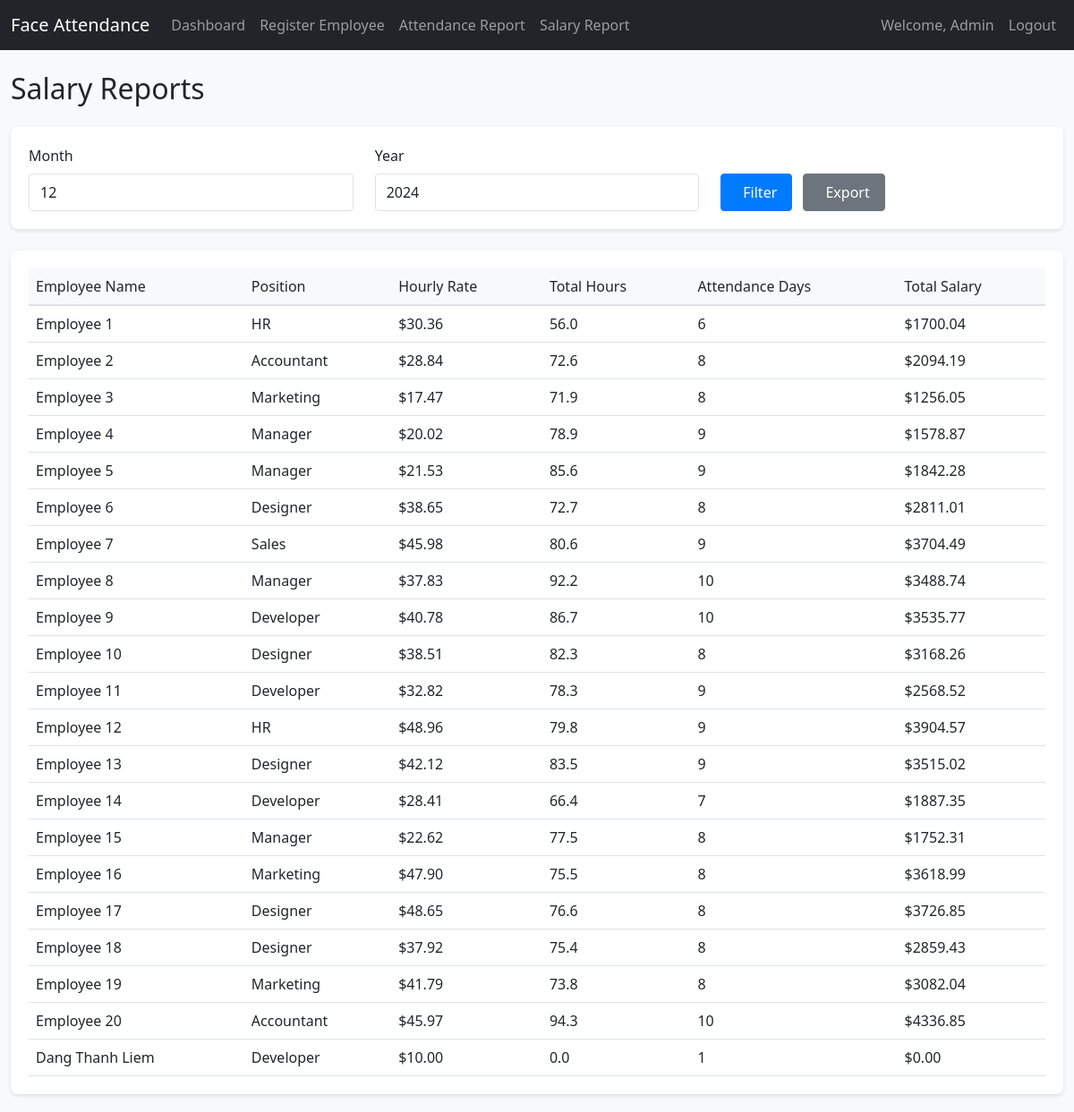
Screenshot of /admin/salary-report (signed in) with the database file from the repository.
### app/models.py (models this page shows, shortened)
class User(UserMixin, db.Model):
    id = db.Column(db.Integer, primary_key=True)
    username = db.Column(db.String(64), unique=True, nullable=False)
    email = db.Column(db.String(120), unique=True, nullable=False)
    password_hash = db.Column(db.String(128))
    name = db.Column(db.String(64))
    is_admin = db.Column(db.Boolean, default=False)
    face_encoding = db.Column(db.LargeBinary)
    position = db.Column(db.String(100))
    hourly_rate = db.Column(db.Float, default=0)
    attendances = db.relationship('Attendance', backref='user', lazy=True)

class Salary(db.Model):
    id = db.Column(db.Integer, primary_key=True)
    user_id = db.Column(db.Integer, db.ForeignKey('user.id'), nullable=False)
    month = db.Column(db.Integer, nullable=False)
    year = db.Column(db.Integer, nullable=False)
    total_hours = db.Column(db.Float, default=0)  # Tổng số giờ làm
    total_salary = db.Column(db.Float, nullable=False)  # Tổng lương
    created_at = db.Column(db.DateTime, default=datetime.utcnow)
    user = db.relationship('User', backref='salaries')

### app/routes.py (the view, shortened to what this page needs)
@admin.route('/salary-report')
@login_required
def salary_report():
    if not current_user.is_admin:
        return redirect(url_for('employee.dashboard'))
    month = request.args.get('month', datetime.now().month, type=int)
    year = request.args.get('year', datetime.now().year, type=int)
    _, last_day = monthrange(year, month)
    start_date = datetime(year, month, 1)
    end_date = datetime(year, month, last_day)
    employees = User.query.filter_by(is_admin=False).all()
    salary_data = []
    for employee in employees:
        existing_salary = Salary.query.filter_by(
            user_id=employee.id,
            month=month,
            year=year
        ).first()
        if existing_salary:
            salary_info = {
                'employee': employee,
                'total_hours': existing_salary.total_hours,
                'hourly_rate': employee.hourly_rate or 0,
                'total_salary': existing_salary.total_salary,
                'attendance_days': Attendance.query.filter(
                    Attendance.user_id == employee.id,
                    Attendance.date >= start_date.date(),
                    Attendance.date <= end_date.date()
                ).count()
            }
        salary_data.append(salary_info)
    return render_template('admin/salary_report.html',
                         salary_data=salary_data,
                         current_month=month,
                         current_year=year)

### app/models.py (called while the page is built)
@login_manager.user_loader
def load_user(id):
    return User.query.get(int(id))

### app/templates/admin/salary_report.html (shortened to what this page needs)
{% extends "base.html" %}
{% block content %}
<h2>Salary Reports</h2>
<div class="card mt-4">
    <div class="card-body">
        <form method="GET" class="row">
            <div class="col-md-4">
                <label for="month" class="form-label">Month</label>
                <select name="month" id="month" class="form-control">
                    {% for i in range(1, 13) %}
                    <option value="{{ i }}" {% if i == current_month %}selected{% endif %}>
                        {{ i }}
                    </option>
                    {% endfor %}
                </select>
            </div>
            <div class="col-md-4">
                <label for="year" class="form-label">Year</label>
                <input type="number" name="year" id="year" class="form-control"
                       value="{{ current_year }}">
            </div>
            <div class="col-md-4">
                <label class="form-label">&nbsp;</label>
                <div>
                    <button type="submit" class="btn btn-primary">
                         Filter
                    </button>
                    <a href="{{ url_for('admin.export_salary_report', month=current_month, year=current_year) }}"
                       class="btn btn-secondary">
                         Export
                    </a>
                </div>
            </div>
        </form>
    </div>
</div>
<div class="card mt-4">
    <div class="card-body">
        <table class="table">
            <thead>
                <tr>
                    <th>Employee Name</th>
                    <th>Position</th>
                    <th>Hourly Rate</th>
                    <th>Total Hours</th>
                    <th>Attendance Days</th>
                    <th>Total Salary</th>
                </tr>
            </thead>
            <tbody>
                {% for data in salary_data %}
                <tr>
                    <td>{{ data.employee.name }}</td>
                    <td>{{ data.employee.position or 'N/A' }}</td>
                    <td>${{ "%.2f"|format(data.hourly_rate) }}</td>
                    <td>{{ "%.1f"|format(data.total_hours) }}</td>
                    <td>{{ data.attendance_days }}</td>
                    <td>${{ "%.2f"|format(data.total_salary) }}</td>
                </tr>
                {% else %}
                <tr>
                    <td colspan="6" class="text-center">No salary data available</td>
                </tr>
                {% endfor %}
            </tbody>
        </table>
    </div>
</div>
{% endblock %}

### app/templates/base.html (shortened to what this page needs)
<!DOCTYPE html>
<html lang="en">
  <head>
    <link
      href="https://cdn.jsdelivr.net/npm/bootstrap@5.1.3/dist/css/bootstrap.min.css"
      rel="stylesheet"
    />
    <link
      href="{{ url_for('static', filename='css/style.css') }}"
      rel="stylesheet"
    />
  </head>
  <body>
    <nav class="navbar navbar-expand-lg navbar-dark bg-dark">
      <div class="container">
        <a class="navbar-brand" href="#">Face Attendance</a>
        {% if current_user.is_authenticated %}
        <div class="collapse navbar-collapse" id="navbarNav">
          <ul class="navbar-nav me-auto">
            {% if current_user.is_admin %}
            <li class="nav-item">
              <a class="nav-link" href="{{ url_for('admin.dashboard') }}"
                >Dashboard</a
              >
            </li>
            <li class="nav-item">
              <a class="nav-link" href="{{ url_for('admin.register') }}"
                >Register Employee</a
              >
            </li>
            <li class="nav-item">
              <a class="nav-link" href="{{ url_for('admin.reports') }}"
                >Attendance Report</a
              >
            </li>
            <li class="nav-item">
              <a class="nav-link" href="{{ url_for('admin.salary_report') }}"
                >Salary Report</a
              >
            </li>
            {% endif %}
          </ul>
          <ul class="navbar-nav">
            <li class="nav-item">
              <span class="nav-link">Welcome, {{ current_user.name }}</span>
            </li>
            <li class="nav-item">
              <a class="nav-link" href="{{ url_for('auth.logout') }}">Logout</a>
            </li>
          </ul>
        </div>
        {% endif %}
      </div>
    </nav>
    <div class="container mt-4">
       {% block content %}{% endblock %}
    </div>
  </body>
</html>

### app/static/css/style.css (style rules this page uses)
body { background-color: #f8f9fa; }
.container { max-width: 1200px; }
.card { border: none; border-radius: 8px; box-shadow: 0 2px 4px rgba(0,0,0,0.1); margin-bottom: 20px; }
.card-body { padding: 20px; }
.table { margin-bottom: 0; }
.table th { background-color: #f8f9fa; border-bottom: 2px solid #dee2e6; }
.table td { vertical-align: middle; }
.form-control { border-radius: 4px; border: 1px solid #dee2e6; padding: 8px 12px; }
.btn { border-radius: 4px; padding: 8px 16px; font-weight: 500; }
.btn-primary { background-color: #007bff; border-color: #007bff; }

### app/templates/admin/salary_report.html (style rules this page uses)
.table thead tr { background-color: #f8f9fa; }
.table thead th { font-weight: 500; border-bottom: 2px solid #dee2e6; }
.btn { margin-right: 0.5rem; }

### rows the page displays
User: name "Admin"
User: employee.name "Employee 1", employee "HR", hourly_rate "30.36"
Salary: total_hours "56.0", total_salary "1700.04"
User: employee.name "Employee 2", employee "Accountant", hourly_rate "28.84"
Salary: total_hours "72.6", total_salary "2094.19"
User: employee.name "Employee 3", employee "Marketing", hourly_rate "17.47"
Salary: total_hours "71.9", total_salary "1256.05"
User: employee.name "Employee 4", employee "Manager", hourly_rate "20.02"
Salary: total_hours "78.9", total_salary "1578.87"
User: employee.name "Employee 5", employee "Manager", hourly_rate "21.53"
Salary: total_hours "85.6", total_salary "1842.28"
User: employee.name "Employee 6", employee "Designer", hourly_rate "38.65"
Salary: total_hours "72.7", total_salary "2811.01"
User: employee.name "Employee 7", employee "Sales", hourly_rate "45.98"
Salary: total_hours "80.6", total_salary "3704.49"
User: employee.name "Employee 8", employee "Manager", hourly_rate "37.83"
Salary: total_hours "92.2", total_salary "3488.74"
User: employee.name "Employee 9", employee "Developer", hourly_rate "40.78"
Salary: total_hours "86.7", total_salary "3535.77"
User: employee.name "Employee 10", employee "Designer", hourly_rate "38.51"
Salary: total_hours "82.3", total_salary "3168.26"
User: employee.name "Employee 11", employee "Developer", hourly_rate "32.82"
Salary: total_hours "78.3", total_salary "2568.52"
User: employee.name "Employee 12", employee "HR", hourly_rate "48.96"
Salary: total_hours "79.8", total_salary "3904.57"
User: employee.name "Employee 13", employee "Designer", hourly_rate "42.12"
Salary: total_hours "83.5", total_salary "3515.02"
User: employee.name "Employee 14", employee "Developer", hourly_rate "28.41"
Salary: total_hours "66.4", total_salary "1887.35"
User: employee.name "Employee 15", employee "Manager", hourly_rate "22.62"
Salary: total_hours "77.5", total_salary "1752.31"
User: employee.name "Employee 16", employee "Marketing", hourly_rate "47.90"
Salary: total_hours "75.5", total_salary "3618.99"
User: employee.name "Employee 17", employee "Designer", hourly_rate "48.65"
Salary: total_hours "76.6", total_salary "3726.85"
User: employee.name "Employee 18", employee "Designer", hourly_rate "37.92"
Salary: total_hours "75.4", total_salary "2859.43"
User: employee.name "Employee 19", employee "Marketing", hourly_rate "41.79"
Salary: total_hours "73.8", total_salary "3082.04"
User: employee.name "Employee 20", employee "Accountant", hourly_rate "45.97"
Salary: total_hours "94.3", total_salary "4336.85"
User: employee.name "Dang Thanh Liem", employee "Developer", hourly_rate "10.00"
Salary: total_hours "0.0", total_salary "0.00"

### other values shown
{{ data.attendance_days }} "6" "8" "8" "9" "9" "8" "9" "10" "10" "8" "9" "9" "9" "7" "8" "8" "8" "8" "8" "10" "1"
form field month "12"
